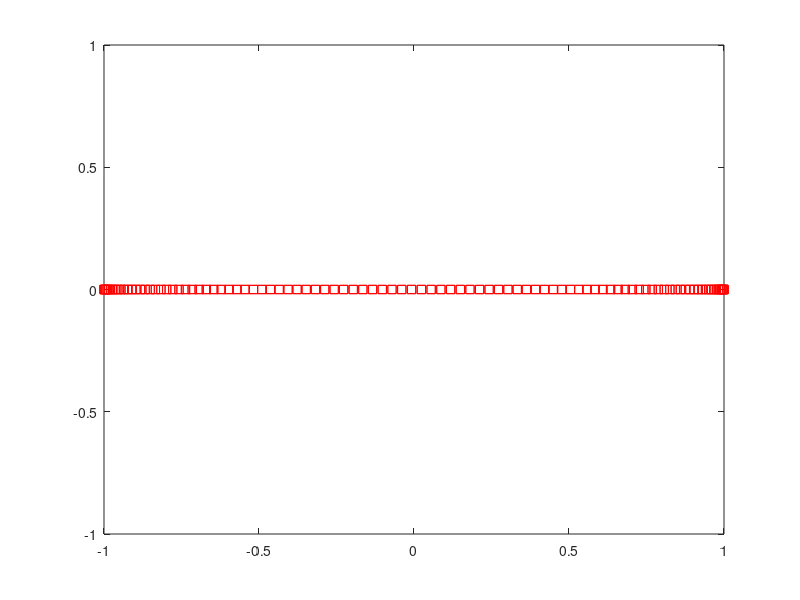

Write MATLAB code to recreate this figure.
function elipse
n=30; x=linspace(0,2*pi,200);
for j=1:n
    t=(pi/29)*(j-1);
    plot(cos(x),sin(t)*sin(x),'rs'),
    axis([-1 1 -1 1]);
    F(j)=getframe;
end
movie(F,5)